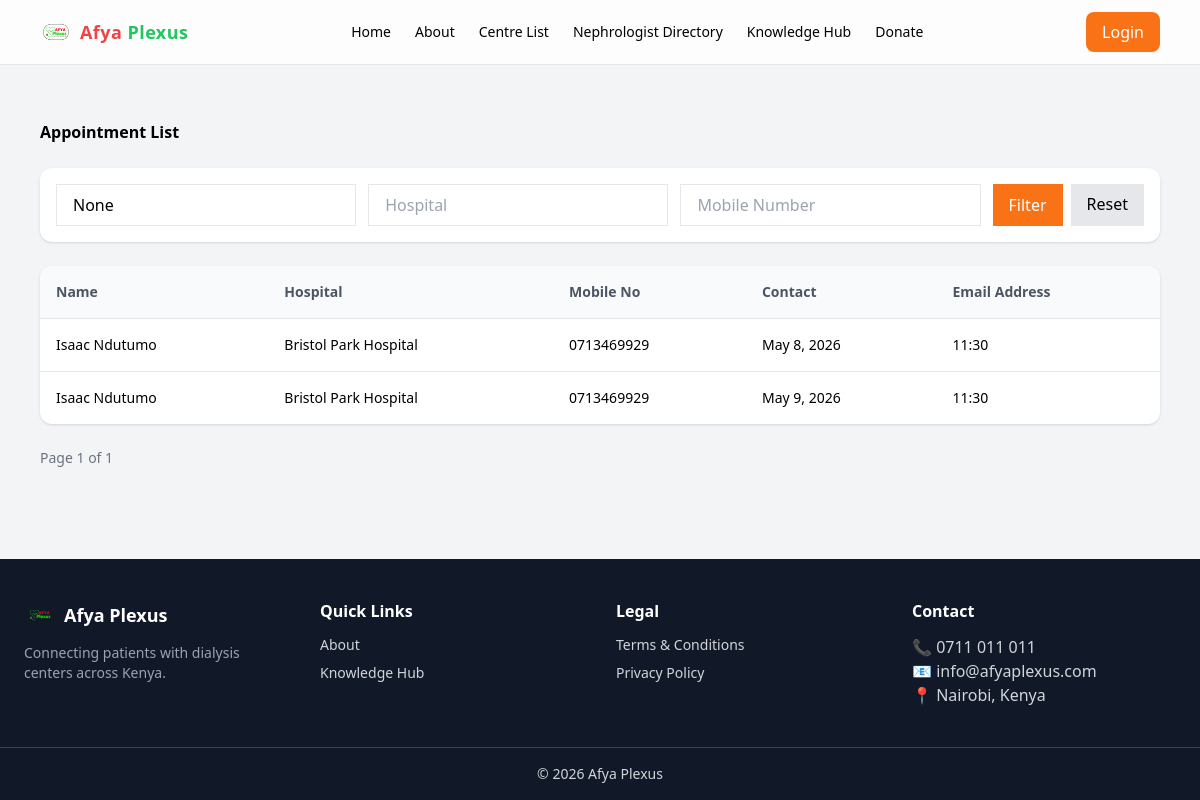
/appointment_list, run on an earlier commit of the app's database.
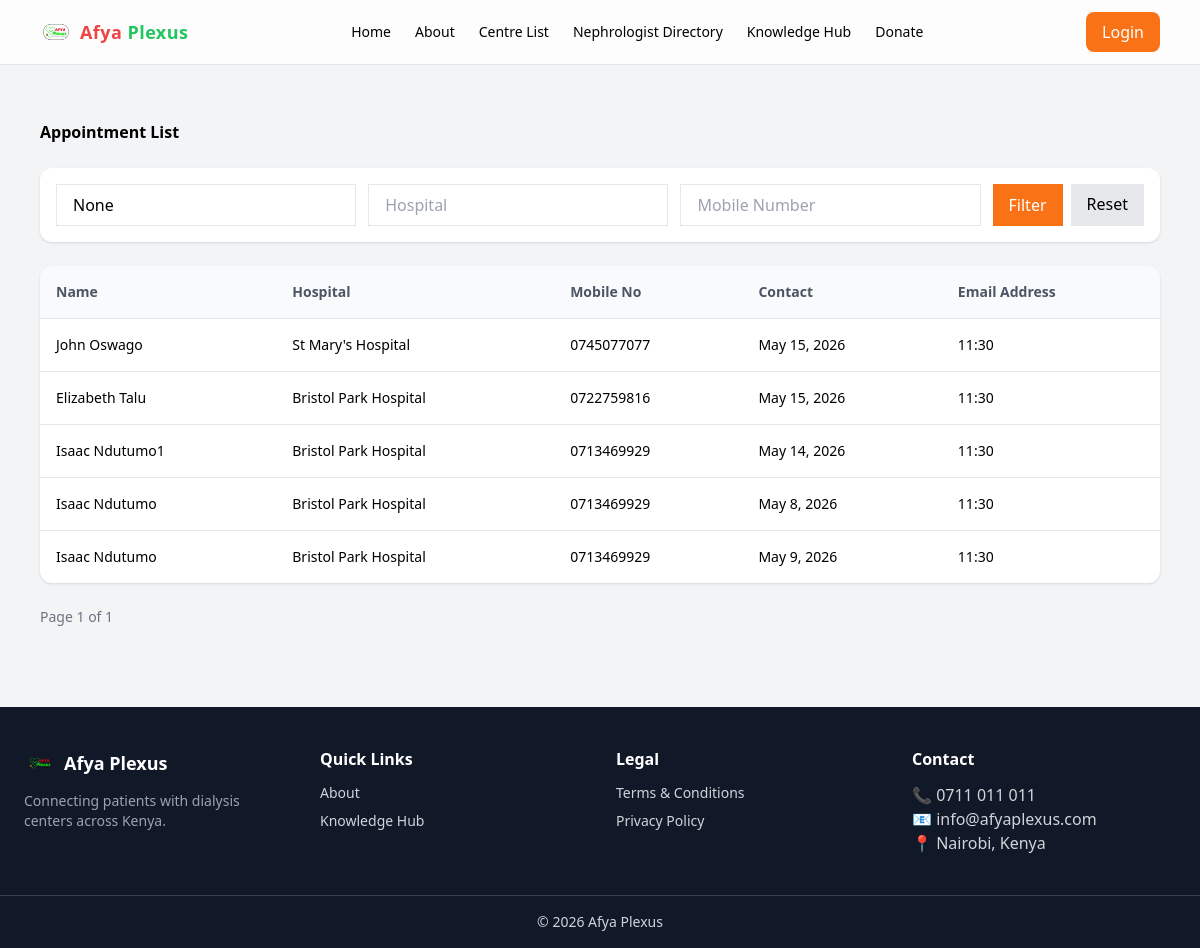
And on a later commit of the database.
### hospital/models.py (models this page shows, shortened)
class Appointment(models.Model):
	id = models.UUIDField(primary_key=True, default=uuid.uuid1, editable=False)
	hospital = models.ForeignKey(Hospital, related_name='appointment',on_delete=models.SET_NULL,null=True,blank=True)
	date = models.DateField(default=timezone.now)
	status = models.CharField(max_length=20,default='active')
	name = models.CharField(max_length=250)
	mobile_number = models.CharField(max_length=20)
	appointment_date = models.DateField(default=timezone.now)
	time = models.CharField(max_length=50)
	comment = models.TextField(null=True,blank=True)

class Hospital(models.Model):
	id = models.UUIDField(primary_key=True, default=uuid.uuid1, editable=False)
	name = models.CharField(max_length=200)
	mobile_number = models.CharField(max_length=20,default="-")
	alternative_number = models.CharField(max_length=20,default="-")
	email_address = models.CharField(max_length=100,default="-")
	website =models.CharField(max_length=100,null=True,blank=True)
	centre_type = models.CharField(max_length=200,default='Public')
	mobile_pysical = models.CharField(max_length=20,default='Physical')
	county = models.CharField(max_length=20,null=True,blank=True)
	constituent = models.CharField(max_length=20,null=True,blank=True)
	location = models.TextField(null=True,blank=True)
	google_pin = models.CharField(max_length=200,null=True,blank=True)
	ward = models.CharField(max_length=20,null=True,blank=True)
	description = models.TextField(null=True,blank=True)
	date = models.DateField(default=timezone.now)
	user = models.ForeignKey(User, related_name='hospital', on_delete=models.SET_NULL,null=True,blank=True)
	status = models.CharField(max_length=20,default='active')
	image = models.FileField(upload_to='hospital/%Y/%m/%d/'')/%Y/%m/%d/',blank=True,null=True)
	latitude = models.FloatField(null=True, blank=True)
	longitude = models.FloatField(null=True, blank=True)
	def __str__(self):
		return self.name

### hospital/views.py (the view)
# urls.py: path('appointment_list', views.appointment_list, name='appointment_list'),
def appointment_list(request):
    query = request.GET.get('q')
    hospital = request.GET.get('hospital')
    location = request.GET.get('location')
    appointment = Appointment.objects.all().order_by('-date')
    if query:
        appointment = appointment.filter(
            Q(name__icontains=query) |
            Q(mobile_number__icontains=query) |
            Q(hospital__icontains=query)
        )
    paginator = Paginator(appointment, 10)
    page_number = request.GET.get('page')
    page_obj = paginator.get_page(page_number)
    return render(request, 'hospital/appointment_list.html', {'page_obj': page_obj,'query': query})

### userprofile/utils.py (called while the page is built, shortened)
def generate_visitor_id():
    return str(uuid.uuid4())

def get_client_ip(request):
    x_forwarded_for = request.META.get("HTTP_X_FORWARDED_FOR")
    if x_forwarded_for:
        ip = x_forwarded_for.split(",")[0]
    else:
        ip = request.META.get("REMOTE_ADDR")
    if ip in ["127.0.0.1", "::1"]:
        return None
    return ip

def get_geo_data(ip):
    if not ip:
        return {}

### hospital/templates/hospital/appointment_list.html (shortened to what this page needs)
{% extends 'base.html' %}
{% block content %}
<div class="max-w-7xl mx-auto py-6">
  <div class="flex flex-col lg:flex-row justify-between items-center gap-4 mb-6">
    <h1 class="text-1xl font-bold">Appointment List</h1>
  </div>
  <form method="GET"
        class="bg-white p-4 rounded-xl shadow mb-6 flex flex-col lg:flex-row gap-3">
    <input type="text" name="q" value="{{ query }}"
           placeholder="Search appointment..."
           class="border px-4 py-2 w-full focus:ring-2 focus:ring-orange-400">
    <input type="text" name="hospital" value="{{ request.GET.hospital }}"
           placeholder="Hospital"
           class="border px-4 py-2 w-full focus:ring-2 focus:ring-orange-400">
    <input type="text" name="mobile_number" value="{{ request.GET.mobile_number }}"
           placeholder="Mobile Number"
           class="border px-4 py-2 w-full focus:ring-2 focus:ring-orange-400">
    <div class="flex gap-2">
      <button class="bg-orange-500 text-white px-4 py-2 w-full">
        Filter
      </button>
      <a href="{% url 'appointment_list' %}"
         class="bg-gray-200 px-4 py-2 w-full text-center">
        Reset
      </a>
    </div>
  </form>
  <div class="bg-white rounded-xl shadow overflow-x-auto">
    <table class="w-full text-sm">
      <thead class="bg-gray-50 sticky top-0 z-10">
        <tr class="text-left text-gray-600">
          <th class="p-4">Name</th>
          <th class="p-4">Hospital</th>
          <th class="p-4">Mobile No</th>
          <th class="p-4">Contact</th>
          <th class="p-4">Email Address</th>
        </tr>
      </thead>
      <tbody>
        {% for appointment in page_obj %}
        <tr class="border-t hover:bg-gray-50 transition">
          <td class="p-4 flex items-center gap-3">
            {{ appointment.name }}
          </td>
          <td class="p-4">
            {{ appointment.hospital|default:"-" }}
          </td>
          <td class="p-4">
            {{ appointment.mobile_number|default:"-" }}
          </td>
          <td class="p-4">
            {{ appointment.appointment_date }}
          </td>
          <td class="p-4">
            {{ appointment.time }}
          </td>
        </tr>
        {% empty %}
        <tr>
          <td colspan="6" class="text-center p-6 text-gray-500">
            No appointments found
          </td>
        </tr>
        {% endfor %}
      </tbody>
    </table>
  </div>
  <div class="flex justify-between items-center mt-6 flex-wrap gap-3">
    <p class="text-sm text-gray-500">
      Page {{ page_obj.number }} of {{ page_obj.paginator.num_pages }}
    </p>
  </div>
</div>
{% endblock %}

### templates/base.html (shortened to what this page needs)
{% load static %}
<!DOCTYPE html>
<html lang="en">
<head>
  <script src="https://cdn.tailwindcss.com"></script>
</head>
<body class="bg-gray-100 flex flex-col min-h-screen">
<header class="fixed top-0 left-0 w-full bg-white/80 backdrop-blur border-b z-50">
  <div class="flex items-center justify-between px-4 lg:px-10 py-3">
    <div class="flex items-center gap-3">
      <a href="{% url 'home_page' %}" class="flex items-center gap-2">
        <img src="{% static 'afyaplexus.png' %}"
             class="h-8 w-8 object-contain">
        <span class="font-bold text-lg tracking-wide">
          <span class="text-red-500">Afya</span>
          <span class="text-green-500">Plexus</span>
        </span>
      </a>
    </div>
    <nav class="hidden lg:flex items-center gap-6 text-sm font-medium">
      <a href="{% url 'home_page' %}"
         class="{% if request.resolver_match.url_name == 'home_page' %} text-orange-500 font-semibold {% else %} hover:text-orange-500 {% endif %}">
        Home
      </a>
      <a href="{% url 'about_us' %}"
         class="{% if request.resolver_match.url_name == 'about_us' %}
                  text-orange-500 font-semibold
                {% else %}
                  hover:text-orange-500
                {% endif %}">
        About
      </a>
      <a href="{% url 'hospital_list' %}"
         class="{% if request.resolver_match.url_name == 'hospital_list' %}
                  text-orange-500 font-semibold
                {% else %}
                  hover:text-orange-500
                {% endif %}">
        Centre List
      </a>
      <a href="{% url 'doctor_list' %}"
         class="{% if request.resolver_match.url_name == 'doctor_list' %}
                  text-orange-500 font-semibold
                {% else %}
                  hover:text-orange-500
                {% endif %}">
        Nephrologist Directory
      </a>
      <a href="{% url 'blog_list' %}"
         class="{% if request.resolver_match.url_name == 'blog_list' %}
                  text-orange-500 font-semibold
                {% else %}
                  hover:text-orange-500
                {% endif %}">
        Knowledge Hub
      </a>
      <a href="{% url 'donate' %}"
         class="{% if request.resolver_match.url_name == 'donate' %}
                  text-orange-500 font-semibold
                {% else %}
                  hover:text-orange-500
                {% endif %}">
        Donate
      </a>
    </nav>
    <div class="flex items-center gap-4">
      {% if user.is_authenticated %}
      <div class="relative">
        <button class="relative p-2 rounded-full hover:bg-gray-100">
          <svg xmlns="http://www.w3.org/2000/svg"
               class="h-5 w-5 text-gray-600"
               fill="none"
               viewBox="0 0 24 24"
               stroke="currentColor">
            <path stroke-linecap="round"
                  stroke-linejoin="round"
                  stroke-width="2"
                  d="M15 17h5l-1.405-1.405A2.032 2.032 0 0118 14V11a6 6 0 10-12 0v3c0 .386-.146.735-.405 1.001L4 17h5m6 0a3 3 0 11-6 0h6z"/>
          </svg>
          <span class="absolute top-1 right-1 bg-red-500 text-white text-xs px-1 rounded-full">
            3
          </span>
        </button>
      </div>
      <div class="relative">
        <button id="avatarBtn"
                class="flex items-center gap-2 focus:outline-none">
          {% if user.profile.image %}
            <img src="{{ user.profile.image.url }}"
                 class="w-9 h-9 rounded-full object-cover">
          {% else %}
            <div class="w-9 h-9 rounded-full bg-orange-500 text-white flex items-center justify-center font-semibold">
              {{ user.username|slice:":1"|upper }}
            </div>
          {% endif %}
          <span class="hidden md:block text-sm font-medium">
            {{ user.username }}
          </span>
          <svg class="w-4 h-4 text-gray-500 transition-transform duration-200"
               id="arrowIcon"
               fill="none"
               stroke="currentColor"
               stroke-width="2"
               viewBox="0 0 24 24">
            <path d="M6 9l6 6 6-6"></path>
          </svg>
        </button>
        <div id="dropdown"
             class="hidden absolute right-0 mt-3 w-64 bg-white rounded-2xl shadow-xl border overflow-hidden opacity-0 scale-95 transition-all duration-200">
          <div class="px-4 py-3 border-b">
            <p class="font-semibold">{{ user.username }}</p>
            <p class="text-xs text-gray-500">{{ user.email }}</p>
          </div>
          <div class="py-2 text-sm">
            <a href="#"
               class="flex items-center gap-2 px-4 py-2 hover:bg-gray-100">
              👤 Profile
            </a>
            <a href="{% url 'appointment_list' %}"
               class="flex items-center gap-2 px-4 py-2 hover:bg-gray-100">
              ⚙️ Dashboard
            </a>
            <a href="{% url 'patient_list' %}"
               class="flex items-center gap-2 px-4 py-2 hover:bg-gray-100">
               ☰ Patient List
            </a>
            <a href="{% url 'partner_list' %}"
               class="flex items-center gap-2 px-4 py-2 hover:bg-gray-100">
              ☰ Partner List
            </a>
            <a href="{% url 'volunteer_list' %}"
               class="flex items-center gap-2 px-4 py-2 hover:bg-gray-100">
              ☰ Volunteer List
            </a>
            <a href="{% url 'add_centre' %}"
               class="flex items-center gap-2 px-4 py-2 hover:bg-gray-100">
              ➕ Add Centre
            </a>
          </div>
          <div class="border-t">
            <a href="{% url 'logout' %}"
               class="block px-4 py-2 text-red-500 hover:bg-red-50">
              🚪 Logout
            </a>
          </div>
        </div>
      </div>
      {% else %}
      <button onclick="openLoginModal()"
              class="bg-orange-500 text-white px-4 py-2 rounded-lg hover:bg-orange-600 transition">
        Login
      </button>
      {% endif %}
    </div>
  </div>
</header>
<main class="flex-grow pt-20">
  <div class="lg:px-10 lg:py-4">
    {% block content %}{% endblock %}
  </div>
</main>
<footer class="bg-gray-900 text-gray-300 mt-10">
  <div class="max-w-7xl mx-auto px-6 py-10 grid grid-cols-1 md:grid-cols-4 gap-8">
    <div>
      <div class="flex items-center gap-2 mb-3">
        <img src="{% static 'afyaplexus.png' %}"
             class="h-8 w-8">
        <h2 class="text-white font-bold text-lg">
          Afya Plexus
        </h2>
      </div>
      <p class="text-sm text-gray-400">
        Connecting patients with dialysis centers across Kenya.
      </p>
    </div>
    <div>
      <h3 class="text-white font-semibold mb-3">
        Quick Links
      </h3>
      <ul class="space-y-2 text-sm">
        <li>
          <a href="{% url 'about_us' %}"
             class="hover:text-blue-400">
            About
          </a>
        </li>
        <li>
          <a href="{% url 'blog_list' %}"
             class="hover:text-blue-400">
            Knowledge Hub
          </a>
        </li>
      </ul>
    </div>
    <div>
      <h3 class="text-white font-semibold mb-3">
        Legal
      </h3>
      <ul class="space-y-2 text-sm">
        <li>
          <a href="{% url 'terms' %}"
             class="hover:text-blue-400">
            Terms & Conditions
          </a>
        </li>
        <li>
          <a href="{% url 'privacy' %}"
             class="hover:text-blue-400">
            Privacy Policy
          </a>
        </li>
      </ul>
    </div>
    <div>
      <h3 class="text-white font-semibold mb-3">
        Contact
      </h3>
      <p>📞 0711 011 011</p>
      <p>📧 info@afyaplexus.com</p>
      <p>📍 Nairobi, Kenya</p>
    </div>
  </div>
  <div class="border-t border-gray-700 text-center text-sm py-4">
    © <span id="year"></span> Afya Plexus
  </div>
</footer>
</body>
</html>

What changed in the data, as far as the page shows it:
added Appointment: name "John Oswago", hospital "St Mary's Hospital", mobile_number "0745077077", appointment_date "May 15, 2026", time "11:30"
added Appointment: name "Elizabeth Talu", hospital "Bristol Park Hospital", mobile_number "0722759816", appointment_date "May 15, 2026", time "11:30"
added Appointment: name "Isaac Ndutumo1", hospital "Bristol Park Hospital", mobile_number "0713469929", appointment_date "May 14, 2026", time "11:30"
